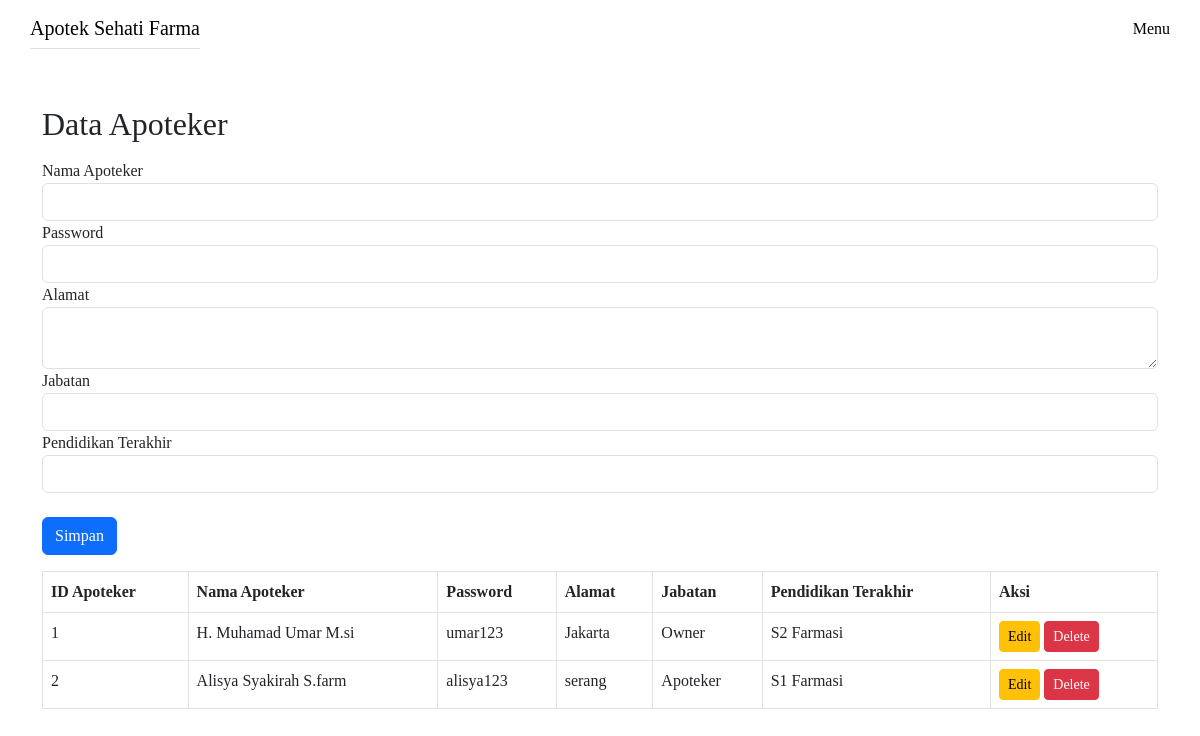
/Admin/editApoteker.php, run on the app's committed database.
### tables this page shows
CREATE TABLE `apoteker` (
  `id_apoteker` int NOT NULL,
  `nama_apoteker` varchar(34) NOT NULL,
  `password` varchar(24) NOT NULL,
  `alamat` varchar(50) NOT NULL,
  `jabatan` varchar(16) NOT NULL,
  `pend_terakhir` varchar(16) NOT NULL
);

### Admin/editApoteker.php (the view, shortened to what this page needs)
<?php
include '../configs/koneksi.php';
$edit = null;
$result = $connect->query("SELECT * FROM apoteker");
?>
<!DOCTYPE html>
<html lang="en">
  <head>
    <link
      rel="stylesheet"
      href="../bootstrap-5.3.0-dist/css/bootstrap.min.css"
    />
  </head>
  <body>
  <nav class="navbar navbar-expand-lg cfont container">
      <div class="d-flex justify-content-around flex-lg-row w-100 align-items-center">
        <a class="navbar-brand cfont2 border-bottom animation1 " href="../LandingPage.php">Apotek Sehati Farma</a>
        <div class="sidebar offcanvas offcanvas-end" tabindex="-1" id="offcanvasNavbar" aria-labelledby="offcanvasNavbarLabel">
          <div class="sidebar flex-lg-row p-lg-0 offcanvas-body d-flex flex-column justify-content-lg-end">
                  <a href="../admin.php" class="text-decoration-none text-black">Menu</a>
              </div>
            </div>
          </div>
        </nav>
        <div class="container">
    <h2 class="mt-5">Data Apoteker</h2>
    <form method="post" class="mt-3">
        <div class="form-group">
            <label>Nama Apoteker</label>
            <input type="text" name="nama" class="form-control" value="<?php echo $edit['nama_apoteker'] ?? ''; ?>" required>
        </div>
        <div class="form-group">
            <label>Password</label>
            <input type="text" name="password" class="form-control" value="<?php echo $edit['password'] ?? ''; ?>" required>
        </div>
        <div class="form-group">
            <label>Alamat</label>
            <textarea name="alamat" class="form-control" required><?php echo $edit['alamat'] ?? ''; ?></textarea>
        </div>
        <div class="form-group">
            <label>Jabatan</label>
            <input type="text" name="jabatan" class="form-control" value="<?php echo $edit['jabatan'] ?? ''; ?>" required>
        </div>
        <div class="form-group">
            <label>Pendidikan Terakhir</label>
            <input type="text" name="pend_terakhir" class="form-control" value="<?php echo $edit['pend_terakhir'] ?? ''; ?>" required>
        </div>
        <button type="submit" class="btn btn-primary mt-4">Simpan</button>
    </form>
    <table class="table table-bordered mt-3">
        <thead>
            <tr>
                <th>ID Apoteker</th>
                <th>Nama Apoteker</th>
                <th>Password</th>
                <th>Alamat</th>
                <th>Jabatan</th>
                <th>Pendidikan Terakhir</th>
                <th>Aksi</th>
            </tr>
        </thead>
        <tbody>
            <?php while($row = $result->fetch_assoc()): ?>
                <tr>
                    <td><?php echo $row['id_apoteker']; ?></td>
                    <td><?php echo $row['nama_apoteker']; ?></td>
                    <td><?php echo $row['password']; ?></td>
                    <td><?php echo $row['alamat']; ?></td>
                    <td><?php echo $row['jabatan']; ?></td>
                    <td><?php echo $row['pend_terakhir']; ?></td>
                    <td>
                        <a href="?edit=<?php echo $row['id_apoteker']; ?>" class="btn btn-warning btn-sm">Edit</a>
                        <a href="?delete=<?php echo $row['id_apoteker']; ?>" class="btn btn-danger btn-sm" onclick="return confirm('Apakah Anda yakin ingin menghapus data ini?');">Delete</a>
                    </td>
                </tr>
            <?php endwhile; ?>
        </tbody>
    </table>
</div>
  </body>
</html>

### Admin/editApoteker.php (style rules this page uses)
body { font-family: "montserrat"; height: 100vh; width: 100%; background-image: white; background-repeat: no-repeat; background-position: center; background-size: cover; }
.animation1 { animation: naikTurun 2s infinite; }

### data on the page
apoteker: id_apoteker "1", nama_apoteker "H. Muhamad Umar M.si", password "umar123", alamat "Jakarta", jabatan "Owner", pend_terakhir "S2 Farmasi"
apoteker: id_apoteker "2", nama_apoteker "Alisya Syakirah S.farm", password "alisya123", alamat "serang", jabatan "Apoteker", pend_terakhir "S1 Farmasi"
